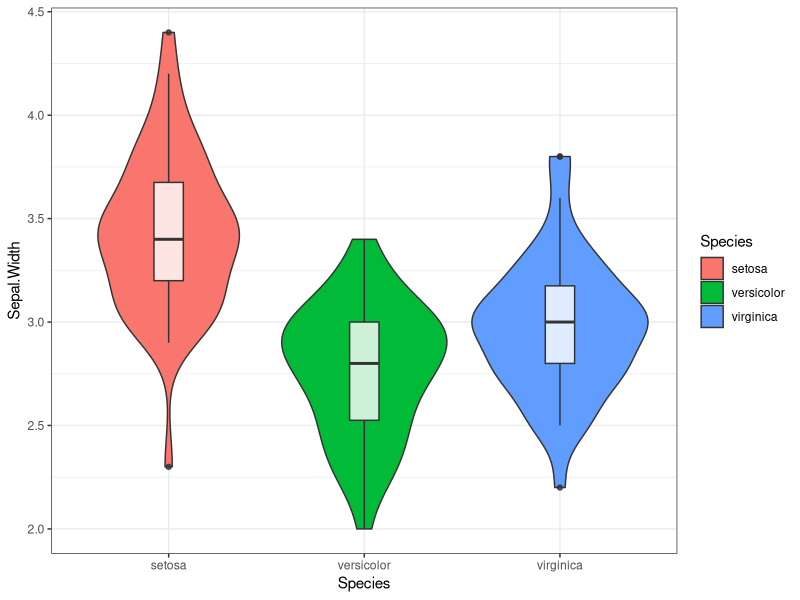
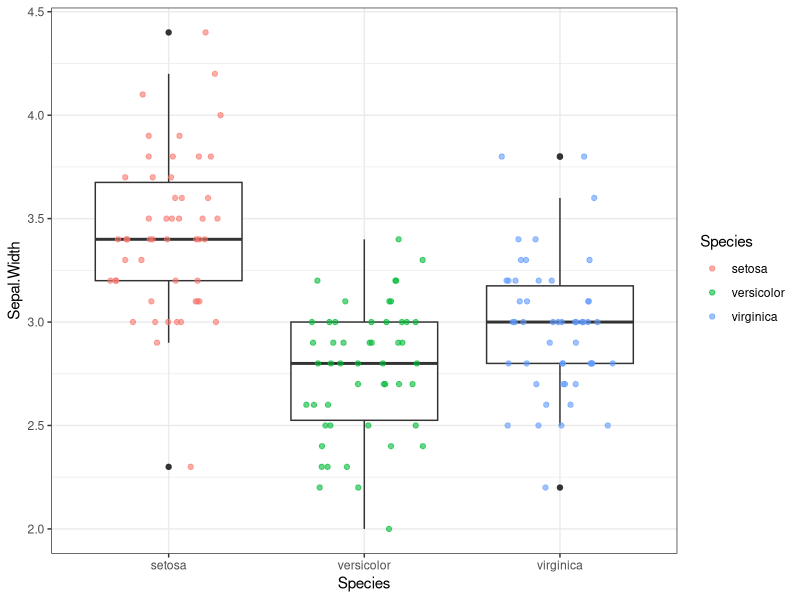
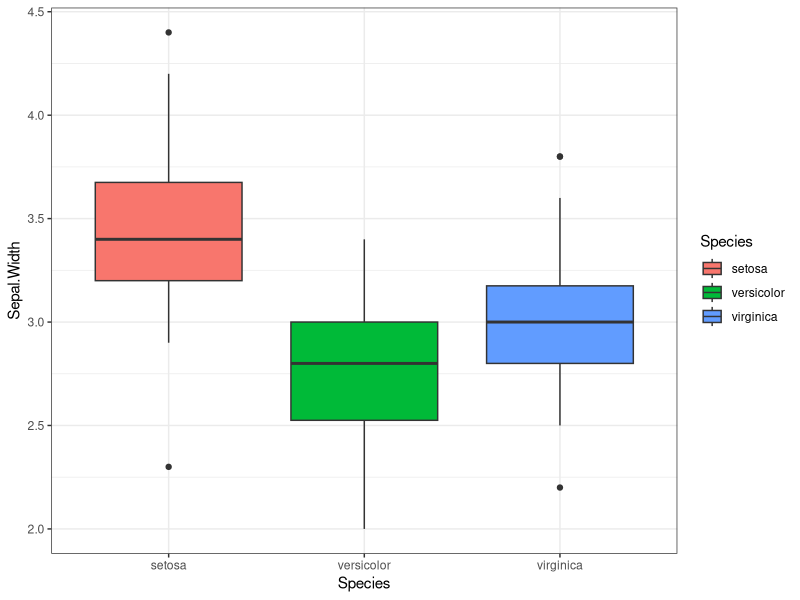
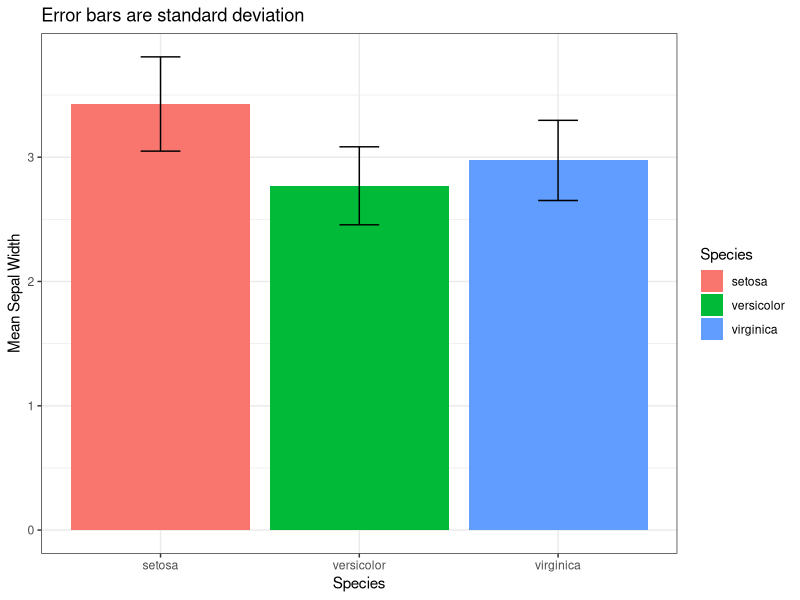
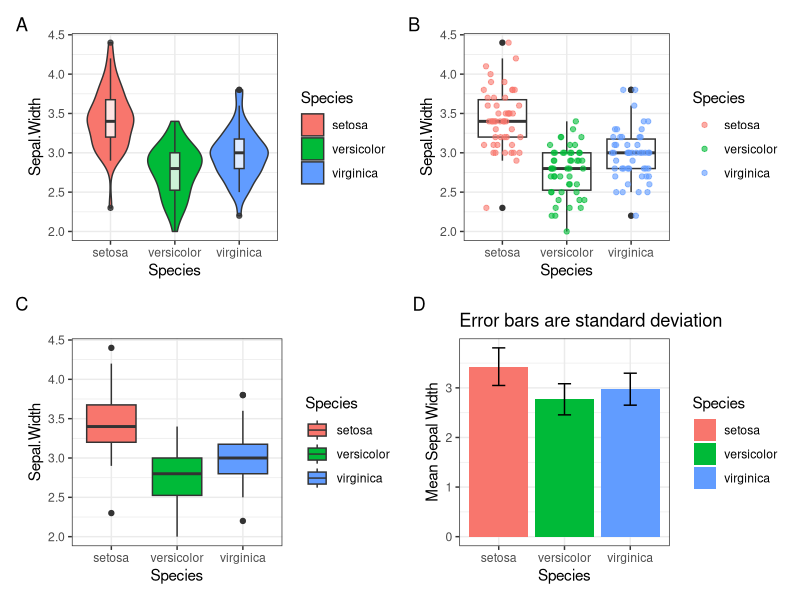
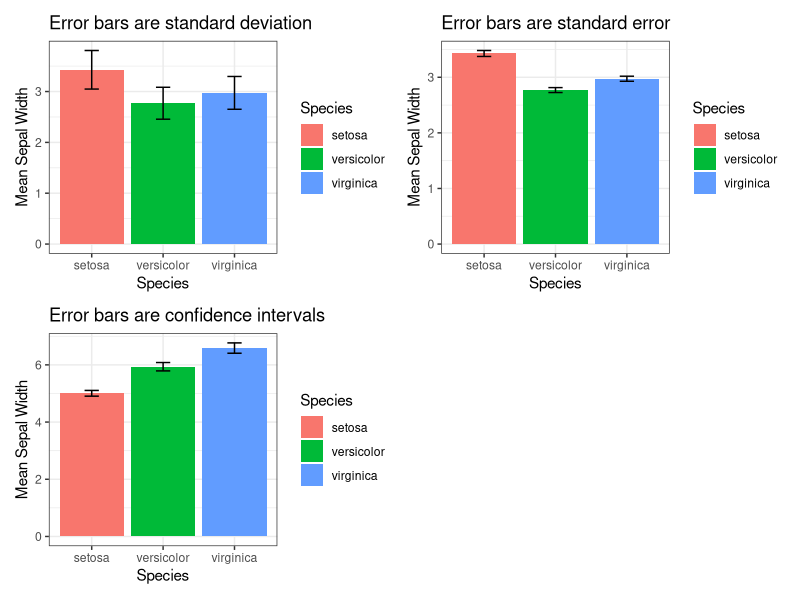

These figures' R source, in order:
## ---- chunk 1
library(tidyverse)
violin_box <- iris %>% 
  ggplot(aes(x = Species, y = Sepal.Width))+
  geom_violin(aes(fill = Species))+
  geom_boxplot(width = 0.15, alpha = 0.8)+
  theme_bw()
violin_box
## ---- chunk 2
box_point <- iris %>% 
  ggplot(aes(Species, Sepal.Width))+
  geom_boxplot()+
  geom_jitter(aes(colour = Species), 
              position = position_jitter(width = 0.3, height = 0),
              alpha = 0.6, size = 1.5)+
  theme_bw()
box_point
## ---- chunk 3
box <- iris %>% 
  ggplot(aes(Species, Sepal.Width, fill = Species))+
  geom_boxplot()+
  theme_bw()
bar <- iris %>% 
  group_by(Species) %>% 
  summarise(mean_PW = mean(Sepal.Width), sd_PW = sd(Sepal.Width)) %>% 
  ggplot(aes(Species, mean_PW, fill = Species))+
  geom_bar(stat = 'identity')+
  geom_errorbar(aes(ymin = mean_PW - sd_PW, ymax = mean_PW + sd_PW), width = 0.2)+
  labs(y = 'Mean Sepal Width')+
  ggtitle('Error bars are standard deviation')+
  theme_bw()
box
bar
## ---- chunk 4
library(patchwork)
p <- (violin_box + box_point) / (box + bar)
p + plot_annotation(tag_levels = 'A')
## ---- chunk 5
library(data.table)
bar_se <- iris %>% 
  group_by(Species) %>% 
  summarise(mean_PW = mean(Sepal.Width), se_PW = sd(Sepal.Width)/sqrt(length(Sepal.Width))) %>% 
  ggplot(aes(Species, mean_PW, fill = Species))+
  geom_bar(stat = 'identity')+
  geom_errorbar(aes(ymin = mean_PW - se_PW, ymax = mean_PW + se_PW), width = 0.2)+
  labs(y = 'Mean Sepal Width')+
  ggtitle('Error bars are standard error')+
  theme_bw()
# bar_se

bar_CI <- iris %>% 
  group_by(Species) %>%
  summarise(n=n(), mean=mean(Sepal.Length), sd=sd(Sepal.Length)) %>%
  mutate(se = sd/sqrt(n))  %>%
  mutate(ic = se * qt((1-0.05)/2 + .5, n-1)) %>% 
  ggplot(aes(Species, mean, fill = Species))+
  geom_bar(stat = 'identity')+
  geom_errorbar(aes(ymin = mean - ic, ymax = mean + ic), width = 0.2)+
  labs(y = 'Mean Sepal Width')+
  ggtitle('Error bars are confidence intervals')+
  theme_bw()
# bar_CI
bar + bar_se + bar_CI+  plot_layout(ncol = 2)

## ---- chunk 6
iris %>% 
  setDT() 
cat('versicolor vs setosa: \np-value of the test', t.test(iris[Species == 'setosa', Sepal.Width], iris[Species == 'versicolor', Sepal.Width])$p.value)
cat('setosa vs virginica: \np-value of the test', t.test(iris[Species == 'setosa', Sepal.Width], iris[Species == 'virginica', Sepal.Width])$p.value)
cat('virginica vs versicolor: \np-value of the test', t.test(iris[Species == 'virginica', Sepal.Width], iris[Species == 'versicolor', Sepal.Width])$p.value)


